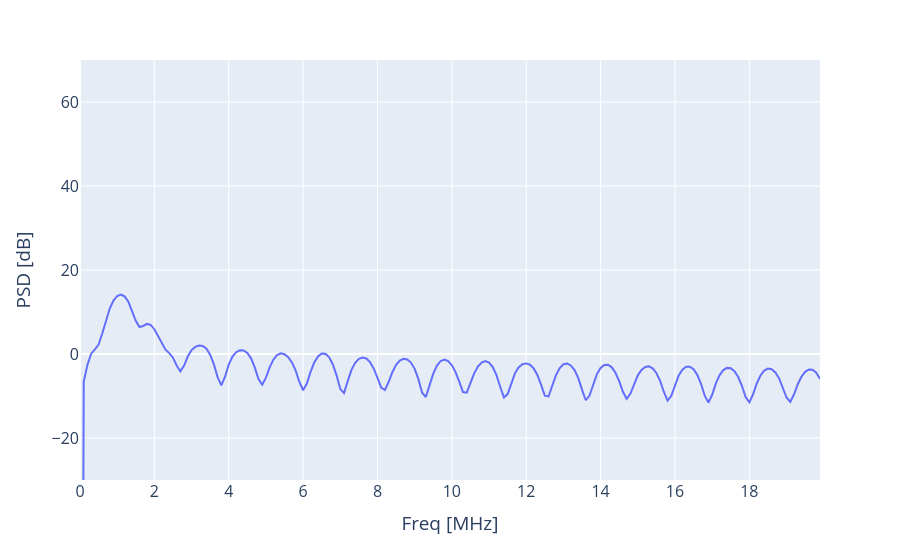

Notebook source saved alongside this figure:
### Code cell
freq_lim = 20
freq_index = fft_freq<freq_lim
fig_new = px.line(x=fft_freq[freq_index], y=10*np.log10(fft_amp[freq_index]))
fig_new.update_layout(
    yaxis_range=[-30,70],
    xaxis=dict(title="Freq [MHz]"),
    yaxis=dict(title=r"PSD [dB]"), font_size=16
)
fig_new.show()

### Figure 1 — Plotly figure (JSON) as saved in the notebook; plotly's stock layout.template omitted (floating-point values rounded to 4 significant figures; data arrays with more than 128 entries replaced by an {"elided": "..."} marker saying what was removed)
{"data": [{"hovertemplate": "x=%{x}<br>y=%{y}<extra></extra>", "legendgroup": "", "line": {"color": "#636efa", "dash": "solid"}, "marker": {"symbol": "circle"}, "mode": "lines", "name": "", "orientation": "v", "showlegend": false, "type": "scatter", "x": {"elided": "200 float values"}, "xaxis": "x", "y": {"elided": "200 float values"}, "yaxis": "y"}], "layout": {"autosize": true, "font": {"size": 16}, "legend": {"tracegroupgap": 0}, "margin": {"t": 60}, "xaxis": {"anchor": "y", "autorange": true, "domain": [0, 1], "range": [0, 19.9], "title": {"text": "Freq [MHz]"}, "type": "linear"}, "yaxis": {"anchor": "x", "domain": [0, 1], "range": [-30, 70], "title": {"text": "PSD [dB]"}, "type": "linear"}}}
